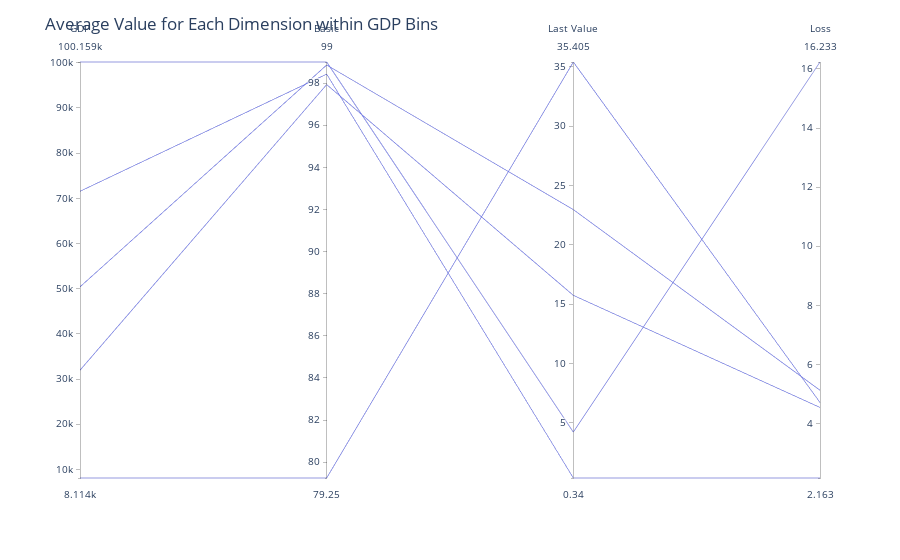

The code cell stored with this chart in its notebook:
### Code cell
plot_data = averages[['GDP', 'Basic', 'Last Value', 'Loss']].reset_index(drop=True)

fig = px.parallel_coordinates(plot_data)

fig.update_layout(
    title='Average Value for Each Dimension within GDP Bins',
    xaxis_title='Dimensions',
    yaxis_title='Average Value'
)

fig.show()

### Figure 1 — Plotly figure (JSON) as saved in the notebook; plotly's stock layout.template omitted (floating-point values rounded to 4 significant figures)
{"data": [{"dimensions": [{"label": "GDP", "values": [8114.0, 31960.0, 50400.0, 71550.0, 100200.0]}, {"label": "Basic", "values": [79.25, 97.93, 98.86, 98.42, 99]}, {"label": "Last Value", "values": [35.41, 15.74, 22.96, 0.34, 4.21]}, {"label": "Loss", "values": [4.717, 4.549, 5.13, 2.163, 16.23]}], "domain": {"x": [0, 1], "y": [0, 1]}, "name": "", "type": "parcoords"}], "layout": {"legend": {"tracegroupgap": 0}, "margin": {"t": 60}, "title": {"text": "Average Value for Each Dimension within GDP Bins"}, "xaxis": {"title": {"text": "Dimensions"}}, "yaxis": {"title": {"text": "Average Value"}}}}
